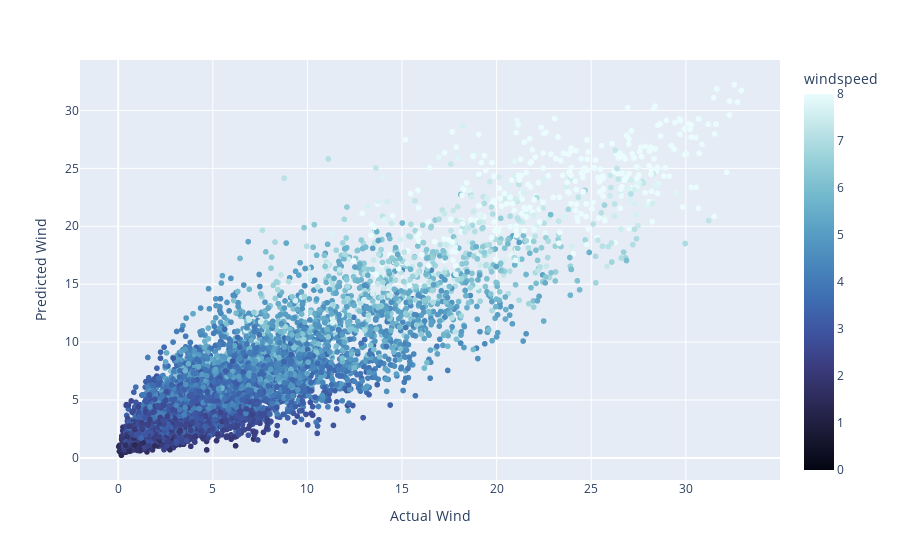

Notebook code cell kept with this figure:
### Code cell
fig = px.scatter(x=y_test["wind_GW"], y=y_predict[:, 1], 
                 color=X_test["windspeed"], range_color=[0, 8],
                color_continuous_scale="ice")
fig.update_layout(xaxis_title="Actual Wind", 
                  yaxis_title="Predicted Wind",
                  coloraxis_colorbar=dict(title="windspeed"))
fig.show()

### Figure 1 — Plotly figure (JSON) as saved in the notebook; plotly's stock layout.template omitted (floating-point values rounded to 4 significant figures; data arrays with more than 128 entries replaced by an {"elided": "..."} marker saying what was removed)
{"data": [{"hoverlabel": {"namelength": 0}, "hovertemplate": "x=%{x}<br>y=%{y}<br>color=%{marker.color}", "legendgroup": "", "marker": {"color": {"elided": "7004 float values"}, "coloraxis": "coloraxis", "symbol": "circle"}, "mode": "markers", "name": "", "showlegend": false, "type": "scattergl", "x": {"elided": "7004 float values"}, "xaxis": "x", "y": {"elided": "7004 float values"}, "yaxis": "y"}], "layout": {"coloraxis": {"cmax": 8, "cmin": 0, "colorbar": {"title": {"text": "windspeed"}}, "colorscale": [[0, "rgb(3, 5, 18)"], [0.09091, "rgb(25, 25, 51)"], [0.1818, "rgb(44, 42, 87)"], [0.2727, "rgb(58, 60, 125)"], [0.3636, "rgb(62, 83, 160)"], [0.4545, "rgb(62, 109, 178)"], [0.5455, "rgb(72, 134, 187)"], [0.6364, "rgb(89, 159, 196)"], [0.7273, "rgb(114, 184, 205)"], [0.8182, "rgb(149, 207, 216)"], [0.9091, "rgb(192, 229, 232)"], [1, "rgb(234, 252, 253)"]]}, "legend": {"tracegroupgap": 0}, "margin": {"t": 60}, "xaxis": {"anchor": "y", "domain": [0, 1], "title": {"text": "Actual Wind"}}, "yaxis": {"anchor": "x", "domain": [0, 1], "title": {"text": "Predicted Wind"}}}}
